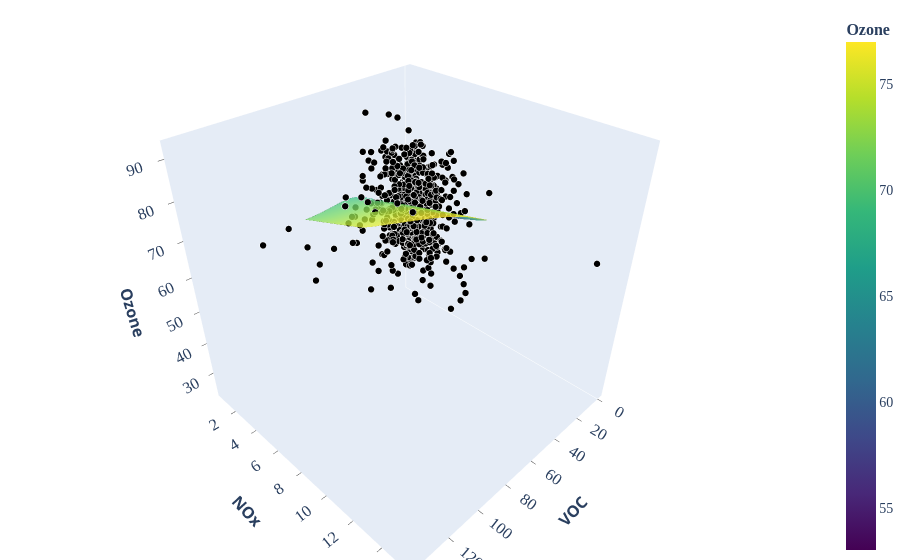

Notebook code for this chart:
### Code cell
# Interactive 3D Plot (Plotly)
try:
    import plotly.graph_objects as go
except ImportError as exc:
    raise ImportError('Plotly is required for the interactive 3D view. Install it with `pip install plotly`.') from exc

plotly_scale = CONFIG['plot'].get('plotly_colorscale') or plot_cfg['cmap'].capitalize()
base_fs = CONFIG['plot'].get('font_size', 12)
marker_size = max(plot_cfg['point_size'] / 4, 4)
vmin = float(np.round(np.nanmin(value_grid)))
vmax = float(np.round(np.nanmax(value_grid)))


# Downsample for interactions if grid is huge (e.g. > 250x250) to prevent browser hang
max_dim = 250
stride = max(1, int(max(lon_grid.shape) / max_dim))
if stride > 1:
    print(f'Downsampling Plotly surface by {stride}x (original {lon_grid.shape}) for smoothness.')
    p_lon = lon_grid[::stride, ::stride]
    p_lat = lat_grid[::stride, ::stride]
    p_val = value_grid[::stride, ::stride]
else:
    p_lon, p_lat, p_val = lon_grid, lat_grid, value_grid

fig = go.Figure()
fig.add_surface(
    x=p_lon,
    y=p_lat,
    z=p_val,
    colorscale=plotly_scale,
    opacity=plot_cfg['surface_alpha'],
    cmin=vmin,
    cmax=vmax,
    showscale=True,
    colorbar=dict(
        title=dict(text=f"<b>{value_col}</b>", font=dict(size=base_fs+2)),
        tickfont=dict(size=base_fs, family='Arial Black'),
    ),
    name='RBF surface',
)
show_point_values = CONFIG['plot'].get('show_point_values', True)
if show_point_values:
    marker_color = values
    marker_scale = plotly_scale
else:
    marker_color = 'black'
    marker_scale = None

fig.add_scatter3d(
    x=lon,
    y=lat,
    z=values,
    mode='markers',
    marker=dict(
        size=marker_size,
        color=marker_color,
        colorscale=marker_scale,
        line=dict(width=1, color='white'),
        cmin=vmin,
        cmax=vmax,
    ),
    name='Observed points',
)
fig.update_layout(
    # title='RBF Surface - Interactive 3D',
    scene=dict(
        xaxis=dict(
            title=dict(text=f"<b>{lon_col}</b>", font=dict(size=base_fs+2)),
            tickfont=dict(size=base_fs, family='Arial Black'),
            showgrid=False, ticks='outside'
        ),
        yaxis=dict(
            title=dict(text=f"<b>{lat_col}</b>", font=dict(size=base_fs+2)),
            tickfont=dict(size=base_fs, family='Arial Black'),
            showgrid=False, ticks='outside'
        ),
        zaxis=dict(
            title=dict(text=f"<b>{value_col}</b>", font=dict(size=base_fs+2)),
            tickfont=dict(size=base_fs, family='Arial Black'),
            showgrid=False, ticks='outside'
        ),
    ),
    margin=dict(l=0, r=0, t=10, b=0),
)

if SAVE_OUTPUTS:
    interactive_path = OUTPUT_DIR / f'{ARTIFACT_PREFIX}_interactive.html'
    fig.write_html(interactive_path, include_plotlyjs='cdn')

fig.show()

### Figure 1 — Plotly figure (JSON) as saved in the notebook; plotly's stock layout.template omitted (floating-point values rounded to 4 significant figures; data arrays with more than 128 entries replaced by an {"elided": "..."} marker saying what was removed)
{"data": [{"cmax": 77, "cmin": 53, "colorbar": {"tickfont": {"family": "Arial Black", "size": 14}, "title": {"font": {"size": 16}, "text": "<b>Ozone</b>"}}, "colorscale": [[0, "#440154"], [0.1111, "#482878"], [0.2222, "#3e4989"], [0.3333, "#31688e"], [0.4444, "#26828e"], [0.5556, "#1f9e89"], [0.6667, "#35b779"], [0.7778, "#6ece58"], [0.8889, "#b5de2b"], [1, "#fde725"]], "name": "RBF surface", "opacity": 0.75, "showscale": true, "type": "surface", "x": {"elided": "250x250 float values"}, "y": {"elided": "250x250 float values"}, "z": {"elided": "250x250 float values"}}, {"marker": {"cmax": 77, "cmin": 53, "color": "black", "line": {"color": "white", "width": 1}, "size": 4}, "mode": "markers", "name": "Observed points", "type": "scatter3d", "x": {"elided": "848 float values"}, "y": {"elided": "848 float values"}, "z": {"elided": "848 float values"}}], "layout": {"margin": {"b": 0, "l": 0, "r": 0, "t": 10}, "scene": {"xaxis": {"showgrid": false, "tickfont": {"family": "Arial Black", "size": 14}, "ticks": "outside", "title": {"font": {"size": 16}, "text": "<b>VOC</b>"}}, "yaxis": {"showgrid": false, "tickfont": {"family": "Arial Black", "size": 14}, "ticks": "outside", "title": {"font": {"size": 16}, "text": "<b>NOx</b>"}}, "zaxis": {"showgrid": false, "tickfont": {"family": "Arial Black", "size": 14}, "ticks": "outside", "title": {"font": {"size": 16}, "text": "<b>Ozone</b>"}}}}}
